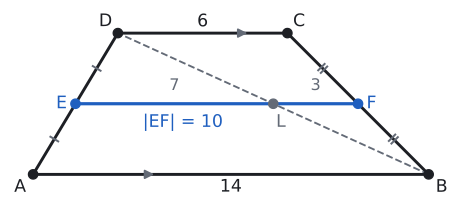

Python code for this plot:
# Örnek 3: [AB] ∥ [DC], |AB| = 14, |DC| = 6; E ve F yan kenarların orta noktaları → |EF| = 10.
# Neden: [BD] köşegeni [EF]'yi L'de keser; |EL| = 14/2 = 7 (ABD üçgeni), |LF| = 6/2 = 3 (BCD üçgeni).
import sys; sys.path.insert(0, "tools")
from cizim import *

P = lambda x, y: np.array([float(x), float(y)])
uz = lambda U, V: round(float(np.linalg.norm(U - V)), 4)
def acisi(K, U, V):
    u, v = U - K, V - K
    return round(float(np.degrees(np.arccos(np.dot(u, v) / np.linalg.norm(u) / np.linalg.norm(v)))), 3)
def kesis(p, u, q, v):
    t = np.linalg.solve(np.array([u, -v]).T, q - p); return p + t[0] * u
def paralel_isareti(U, V, renk=SOLUK, k=0.18, f=0.5):
    M = U + f * (V - U); t = (V - U) / np.linalg.norm(V - U)
    ax.annotate("", xy=M + k * t, xytext=M - k * t, arrowprops=dict(arrowstyle="-|>", color=renk, lw=1.4, mutation_scale=14))
def cetik(U, V, n=1, renk=SOLUK, L=0.16):
    M = (U + V) / 2; t = (V - U) / np.linalg.norm(V - U); m = np.array([-t[1], t[0]])
    for i in range(n):
        c = M + (i - (n - 1) / 2) * 0.13 * t
        ax.plot(*zip(c - L * m, c + L * m), color=renk, lw=1.5)
def olcu(U, V, metin, d=0.3, renk=YAZI, fs=13):
    """[UV] parçasının ortasına, U→V yönünün soluna d kadar uzağa yazı (d < 0: sağına)."""
    M = (U + V) / 2; t = (V - U) / np.linalg.norm(V - U); m = np.array([-t[1], t[0]])
    ax.text(*(M + d * m), metin, ha="center", va="center", color=renk, fontsize=fs)
def dik_isareti(K, U, V, r=0.28):
    a_ = (U - K) / np.linalg.norm(U - K) * r; b_ = (V - K) / np.linalg.norm(V - K) * r
    ax.plot(*zip(K + a_, K + a_ + b_, K + b_), color=SOLUK, lw=1.3)

A, B, C, D = P(0, 0), P(14, 0), P(9, 5), P(3, 5)
E, F = (A + D) / 2, (B + C) / 2
L = kesis(B, D - B, E, F - E)
print("EF", uz(E, F), "EL", uz(E, L), "LF", uz(L, F), "L orta mı", uz(B, L), uz(L, D))

fig, ax = sekil(6, 2.9)
ax.set_aspect("equal"); ax.axis("off")
ax.plot(*zip(A, B, C, D, A), color=YAZI)
ax.plot(*zip(B, D), color=SOLUK, lw=1.4, ls="--")
ax.plot(*zip(E, F), color=MAVI, lw=2.4)
paralel_isareti(A, B, f=0.3); paralel_isareti(D, C, f=0.75)
cetik(A, E); cetik(E, D); cetik(B, F, 2); cetik(F, C, 2)
for Q in (A, B, C, D): nokta(ax, *Q, "")
nokta(ax, *E, "", renk=MAVI); nokta(ax, *F, "", renk=MAVI); nokta(ax, *L, "", renk=SOLUK)
ax.text(A[0] - 0.25, -0.15, "A", ha="right", va="top")
ax.text(B[0] + 0.25, -0.15, "B", ha="left", va="top")
ax.text(C[0] + 0.2, C[1] + 0.1, "C", ha="left", va="bottom")
ax.text(D[0] - 0.2, D[1] + 0.1, "D", ha="right", va="bottom")
ax.text(E[0] - 0.3, E[1], "E", ha="right", va="center", color=MAVI)
ax.text(F[0] + 0.3, F[1], "F", ha="left", va="center", color=MAVI)
ax.text(L[0] + 0.1, L[1] - 0.35, "L", ha="left", va="top", color=SOLUK)
olcu(A, B, "14", d=-0.45); olcu(D, C, "6", d=0.4)
ax.text((E[0] + L[0]) / 2, E[1] + 0.35, "7", ha="center", va="bottom", color=SOLUK, fontsize=12)
ax.text((L[0] + F[0]) / 2, E[1] + 0.35, "3", ha="center", va="bottom", color=SOLUK, fontsize=12)
ax.text((E[0] + F[0]) / 2 - 1.2, E[1] - 0.35, "|EF| = 10", ha="center", va="top", color=MAVI, fontsize=13)
ax.set_xlim(-0.9, B[0] + 0.9); ax.set_ylim(-1.0, C[1] + 0.9)
kaydet(fig, __file__)
